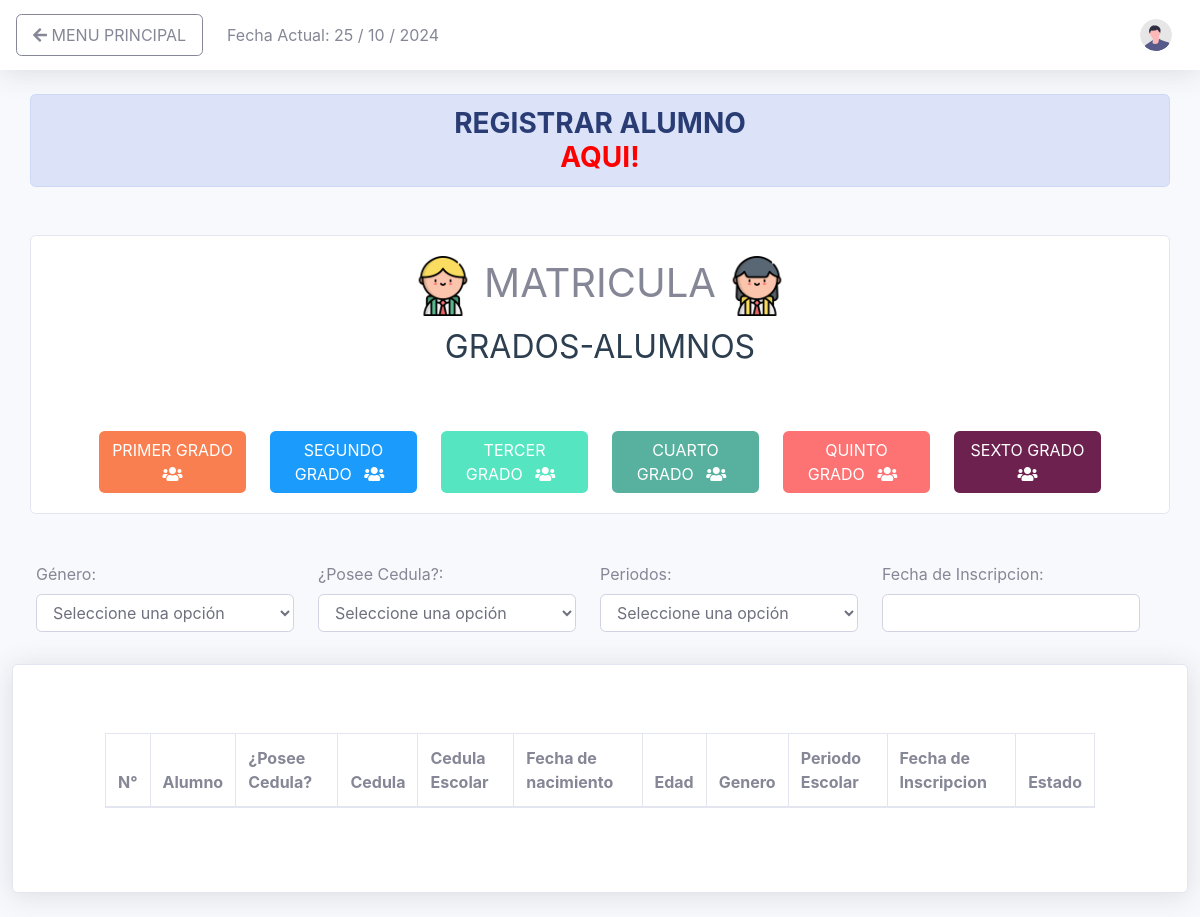
Page /consulta/matricula/matricula.php on the earlier database version.
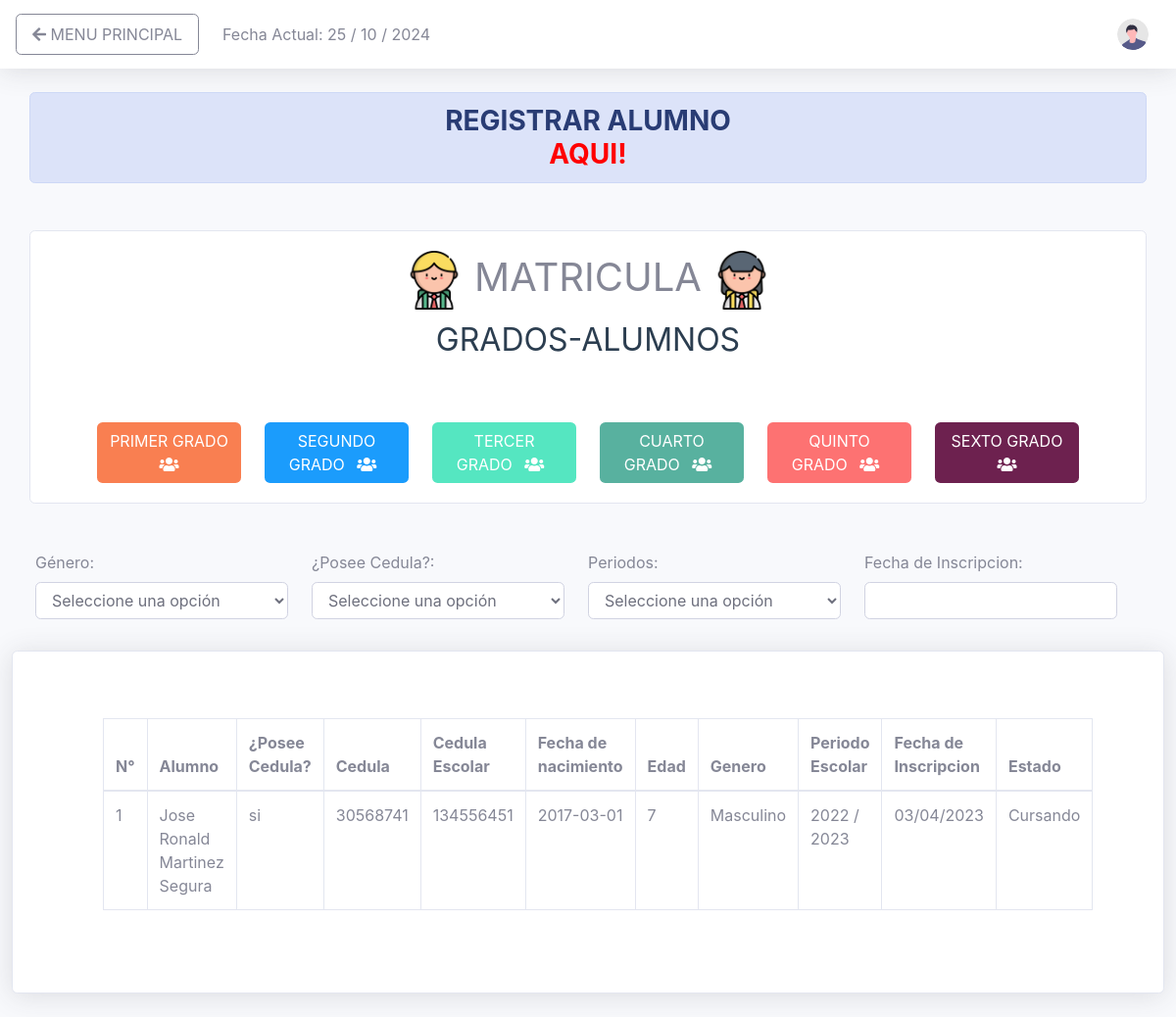
Same page on the later database version.
### tables this page shows
CREATE TABLE `alumno` (
  `id_a` bigint(11) NOT NULL,
  `nombre_a` varchar(200) NOT NULL,
  `apellido_a` varchar(200) NOT NULL,
  `cedula_a` varchar(11) NOT NULL,
  `cedula_escolar_a` bigint(12) NOT NULL,
  `genero_a` enum('M','F') NOT NULL,
  `fecha_nac_a` date NOT NULL,
  `lugar_nac_a` varchar(2000) NOT NULL,
  `fecha_insc_a` date NOT NULL,
  `direccion_a` varchar(200) NOT NULL,
  `id_estado_a` int(100) NOT NULL,
  `id_ciudad_a` int(100) NOT NULL,
  `id_municipio_a` int(100) NOT NULL,
  `id_parroquia_a` int(100) NOT NULL,
  `activo_a` enum('si','no') NOT NULL,
  `id_grado_a` int(11) NOT NULL,
  `id_seccion_a` int(11) NOT NULL,
  `tiene_a` enum('si','no') NOT NULL
);

CREATE TABLE `periodo_alumno` (
  `id` int(11) NOT NULL,
  `alumno` bigint(255) NOT NULL,
  `periodo` varchar(100) NOT NULL
);

### src/basedata2.php (called while the page is built)
<?php
class baseData{
    public function conexion() {
        try{
            $dbuser = 'root';
            $dbpass = '';
            $pdo = new PDO('mysql:host=localhost;dbname=100', $dbuser, $dbpass);
            $pdo->setAttribute(PDO::ATTR_DEFAULT_FETCH_MODE, PDO::FETCH_ASSOC);
            $pdo->exec("SET NAMES 'utf8'");
            return $pdo;
        } catch (PDOException $e) {
            print "ERROR!: ". $e->getmessage() . "<br/>";
            die();
        }
    }
}

### src/matricula.class.php (the view, shortened to what this page needs)
<?php
require "../../src/basedata2.php";
class Matricula
{
    public $basedata;
    public function __construct()
    {
        $this->basedata = new baseData;
        $this->basedata->conexion();
    }
    public function getfull(){
        $sql = "SELECT * FROM alumno
        INNER JOIN grado ON grado.id_grado = alumno.id_grado_a
        INNER JOIN periodo_alumno ON alumno.id_a = periodo_alumno.alumno
        WHERE activo_a = 'si'";
        $stmt = $this->basedata->conexion()->prepare($sql);
        $stmt->execute();
            if ( $stmt == false )
        {
            echo 'No hay estudiantes que cumplan con los criterios de filtrado.';
        }
            else
        {
            $i = 0;
        while ($row = $stmt->fetch()) {
            $i ++;
            $nac = $row['fecha_nac_a'];
            $insc = date("d/m/Y", strtotime($row['fecha_insc_a']));
            $row['fecha_nac_a'] = strtotime($row['fecha_nac_a']);
            $edad = date('Y') - date('Y', $row['fecha_nac_a']);
            if ($row['genero_a'] == 'M') {
                $genero = 'Masculino';
            } else if ($row['genero_a'] == 'F') {
                $genero = 'Femenino';
                $idgenero = 'F';
            }
            if ($row['activo_a'] == 'si'){
                $activo_a = "Cursando";
            }else{
                  $activo_a = "No esta cursando";
              }
        echo '<tr class="articulosFull" ><td> ' . $i .'</td>';
        echo '<td> ' . $row['nombre_a'] .' '.
         $row['apellido_a'] . '</td>';
        echo '<td> '. $row['tiene_a'] . '</td>';
        echo '<td> '. $row['cedula_a'] . '</td>';
        echo '<td> '. $row['cedula_escolar_a'] . '</td>';
        echo '<td> '. $nac . '</td>';
        echo '<td> '. $edad . '</td>';
        echo '<td> '. $genero . '</td>';
        echo '<td> '. $row['periodo'] . '</td>';
        echo '<td> '. $insc . '</td>';
        echo '<td> '. $activo_a . '</td></tr>';
        }
        }
    }
    public function get1()
    {
        $sql = "SELECT * FROM alumno
        INNER JOIN grado ON grado.id_grado = alumno.id_grado_a
        INNER JOIN periodo_alumno ON alumno.id_a = periodo_alumno.alumno
        WHERE activo_a = 'si' AND id_grado_a = 1";
        $stmt = $this->basedata->conexion()->prepare($sql);
        $stmt->execute();
    }
}

### consulta/barralateral.php (shortened to what this page needs)
<!DOCTYPE html>
<html lang="es">
<head>
</head>
<body id="page-top">
  <div id="wrapper">
    <div id="content-wrapper" class="d-flex flex-column">
      <div id="content">
        <nav class="navbar navbar-expand navbar-light bg-white topbar mb-4 static-top shadow">
          <a class="nav-link  btn btn-outline-secondary mr-4" href="../../index.php">
            <span class="fa fa-arrow-left"></span> MENU PRINCIPAL</a>
          Fecha Actual: <?php $P1 = date("d / m / Y");
                                    echo $P1; ?>
          <ul class="navbar-nav ml-auto">
            <li class="nav-item dropdown no-arrow">
              <a class="nav-link dropdown-toggle" href="#" id="userDropdown" role="button" data-toggle="dropdown"
                aria-haspopup="true" aria-expanded="false">
                <img class="img-profile rounded-circle" src="../../img/undraw_profile.svg">
              </a>
            </li>
          </ul>
        </nav>
</body>
</html>

### consulta/matricula/matricula.php (shortened to what this page needs)
<?php
include "../../src/matricula.class.php";
$index = new Matricula;
include "../barralateral.php";
?>
<!DOCTYPE html>
<html lang="en">
<head>
  <link href="../../vendor/fontawesome-free/css/all.min.css" rel="stylesheet" type="text/css">
  <link href="../../css/sb-admin-2.min.css" rel="stylesheet">
</head>
<body>
  <div class="alert alert-primary  container-sm text-lg-center border-5 mb-5 h3" role="alert"><strong>REGISTRAR ALUMNO</strong><a href="../../registro/alumno/alumno.php" class="alert-link h3" style="text-decoration: none; color:#ff0000"><br>AQUI!</a></div>
  <div class="card g-3 border-5 container d-flex justify-content-center mt-md-2">
    <div class="card-body">
      <h1 class="card-title text-center"><img src="../../img/estudiante1.png" width="60" height="60">
    MATRICULA <img src="../../img/estudiante2.png" width="60" height="60"></h1>
      <p class="card-text text-lg-center container-xxl border-3 h2 mb-3" style="color:#2c3e50">GRADOS-ALUMNOS</p>
      <br><br>
      <div class="container-fluid">
        <div class="row">
          <div class="col">
            <button class="btn" style="background:#F97F51; color:#ffffff;" name="grado1" id="grado1Principal" value="Mostrar" onclick="MostrarGrado1()">PRIMER GRADO
              <i class="fa fa-users ml-2 mr-2"></i>
            </button>
          </div>
          <div class="col">
            <button class="btn" style="background:#1B9CFC; color:#ffffff" id="grado2Principal" name="grado2" value="Mostrar" onclick="MostrarGrado2()">SEGUNDO GRADO
              <i class="fa fa-users ml-2 mr-2"></i>
            </button>
          </div>
          <div class="col">
            <button class="btn" style="background:#55E6C1; color:#ffffff" id="grado3Principal" name="grado3" value="Mostrar" onclick="MostrarGrado3()">TERCER GRADO
              <i class="fa fa-users ml-2 mr-2"></i>
            </button>
          </div>
          <div class="col">
            <button class="btn" style="background:#58B19F; color:#ffffff"  id="grado4Principal" name="grado4" value="Mostrar" onclick="MostrarGrado4()">CUARTO GRADO
              <i class="fa fa-users ml-2 mr-2"></i>
            </button>
          </div>
          <div class="col">
            <button class="btn" style="background:#FD7272; color:#ffffff" id="grado5Principal" name="grado5" value="Mostrar" onclick="MostrarGrado5()">QUINTO GRADO
              <i class="fa fa-users ml-2 mr-2"></i>
            </button>
          </div>
          <div class="col">
            <button class="btn" style="background:#6D214F; color:#ffffff" id="grado6Principal" name="grado6" value="Mostrar" onclick="MostrarGrado6()">SEXTO GRADO
              <i class="fa fa-users ml-2 mr-2"></i>
            </button>
          </div>
        </div>
      </div>
    </div>
  </div>
  <br>
  <br>
  <div class="container-fluid">
    <div class="row">
                <?php
                $index->get1();
                ?>
                <?php
                $index->get2();
                ?>
                <?php
                $index->get3();
                ?>
                <?php
                $index->get4();
                ?>
                <?php
                $index->get5();
                ?>
                <?php
                $index->get6();
                ?>
      <div class="container-fluid row">
          <div class="col-sm-12">
            <div class="form-group row">
              <div class="col">
                <label for="genero_a">Género:</label>
                  <select name="genero_a" id="buscador11grado" class="form-control">
                    <option value="">Seleccione una opción</option>
                  </select>
              </div>
              <div class="col">
                <label for="genero_a">¿Posee Cedula?:</label>
                  <select name="genero_a" id="buscador12grado" class="form-control">
                    <option value="">Seleccione una opción</option>
                  </select>
                </div>
              <div class="col">
                <label for="genero_a">Periodos:</label>
                  <select name="genero_a" id="buscador12grado" class="form-control">
                    <option value="">Seleccione una opción</option>
                    <?php
                              $index->getPeriodo();
                    ?>
                  </select>
                </div>
                <div class="col">
                <label for="genero_a">Fecha de Inscripcion:</label>
                  <input type="text" class="buscador form-control mb-3" id="buscadorFecha" name ="buscador">
                </div>
            </div>
          </div>
        </div>
        <div class="container-fluid  card shadow mb-4" id="">
          <div class="card-body m-5">
            <div class="table table-hover border-radius">
              <table class="table table-bordered" width="100%" cellspacing="0">
                <thead class="thead">
                  <tr>
                  <th>N°</th>
                  <th>Alumno</th>
                  <th>¿Posee Cedula?</th>
                  <th>Cedula</th>
                  <th>Cedula Escolar</th>
                  <th>Fecha de nacimiento</th>
                  <th>Edad</th>
                  <th>Genero</th>
                  <th>Periodo Escolar</th>
                  <th>Fecha de Inscripcion</th>
                  <th>Estado</th>
                  </tr>
                </thead>
                <tbody>
                <?php
                $index->getFull();
                ?>
              </tbody>
            </table>
          </div>
        </div>
      </div>
</body>
</html>

Differences in the rows shown:
added alumno: nombre_a "Jose Ronald", apellido_a "Martinez Segura", tiene_a "si", cedula_a "30568741", cedula_escolar_a "134556451", fecha_nac_a "2017-03-01", genero_a "Masculino", fecha_insc_a "03/04/2023", activo_a "Cursando"
added periodo_alumno: periodo "2022 / 2023"
